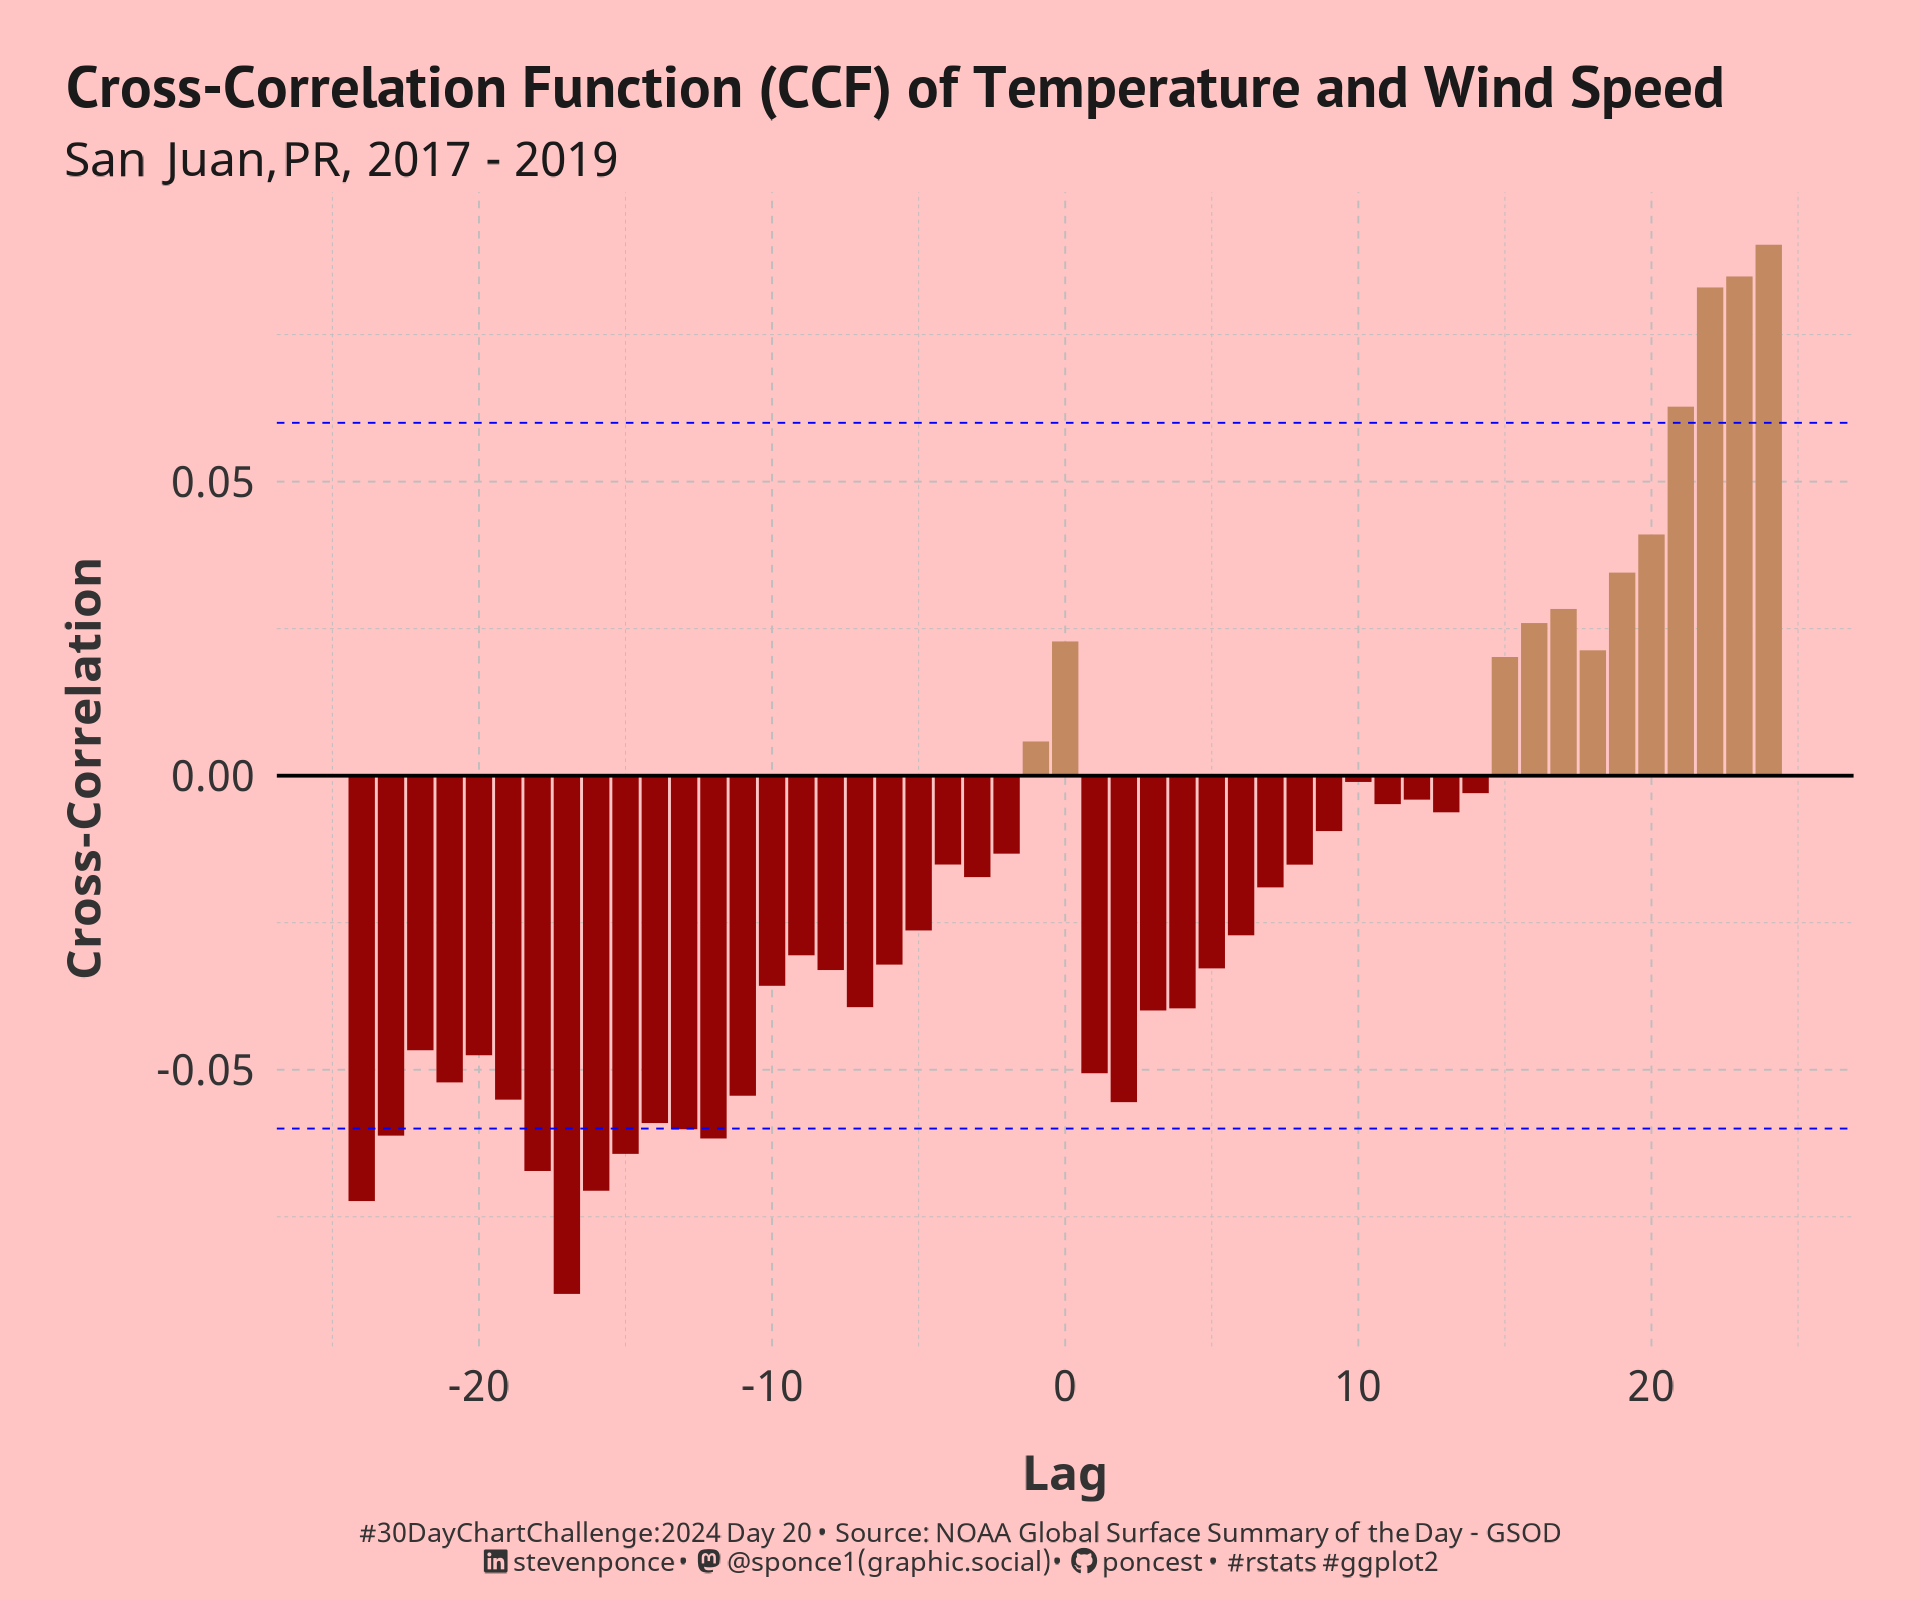

The script that drew this image:

## Challenge: #30DayChartChallenge 2024 day 20
## Topic:     Timeseries | correlations
## Author:    Steven Ponce
## Date:      2024-04-20

## Data:      NOAA - National Centers for Environmental Information
##            Global Surface Summary of the Day - GSOD
## Link:      https://www.ncei.noaa.gov/access/search/data-search/global-summary-of-the-day 

## Citation:
#' NOAA National Centers of Environmental Information. 1999. Global Surface Summary of the Day - GSOD. 1.0.
#' [SAN JUAN L M MARIN INTERNATIONAL AIRPORT, PR US (78526011641.csv)]. NOAA National Centers for Environmental Information. 
#' Date Range [2017 - 2019], Accessed [2024-04-20].


## 1. LOAD PACKAGES & SETUP ---- 
pacman::p_load(
  tidyverse,   # Easily Install and Load the 'Tidyverse'
  ggtext,      # Improved Text Rendering Support for 'ggplot2'
  showtext,    # Using Fonts More Easily in R Graphs
  janitor,     # Simple Tools for Examining and Cleaning Dirty Data
  skimr,       # Compact and Flexible Summaries of Data
  scales,      # Scale Functions for Visualization
  lubridate,   # Make Dealing with Dates a Little Easier
  MetBrewer,   # Color Palettes Inspired by Works at the Metropolitan Museum of Art
  MoMAColors,  # Color Palettes Inspired by Artwork at the Museum of Modern Art in New York City
  glue,        # Interpreted String Literals
  forecast     # Forecasting Functions for Time Series and Linear Models
)

### |- figure size ---- 
camcorder::gg_record( 
  dir    = here::here("temp_plots"), 
  device = "png",
  width  = 6,
  height = 5,
  units  = "in",
  dpi    = 320)

### |- resolution ---- 
showtext_opts(dpi = 320, regular.wt = 300, bold.wt = 800)


## 2. READ IN THE DATA ----

# List files of interest
my_file_path <- list.files(
  path = "2024/data/",
  pattern = "78526011641_",
  full.names = "TRUE"
)

# read the data and add data source column
weather_data_2017_2019 <- map(
  .x = my_file_path,
  \(my_file_path) read_csv(my_file_path) |>                                     # lambda function
    mutate(file = my_file_path)                                                 # add data source
  ) |> 
  list_rbind() |>                                                               # convert the list to a dataframe
  clean_names() |> 
  glimpse()


## 3. EXAMINING THE DATA ----
glimpse(weather_data_2017_2019)
skim(weather_data_2017_2019)
colnames(weather_data_2017_2019)


## 4. TIDYDATA ----

### |- tidy data ---

# Calculate Cross-Correlation
ccf_result <- stats::ccf(
  weather_data_2017_2019$temp,
  weather_data_2017_2019$wdsp,
  lag.max = 24,
  plot = FALSE,
  type = "correlation"
)

# Extract Cross-Correlation Data
ccf_data <- broom::tidy(ccf_result)


### |- plot data ---

# Add highlight column based on CCF value
ccf_data <- ccf_data %>%
  mutate(highlight = ifelse(acf > 0, "up", "down"))


# 5. VISUALIZATION ---- 
### |- plot aesthetics ---- 
bkg_col      <- colorspace::lighten('brown', 0.75) 
title_col    <- "gray10"             
subtitle_col <- "gray10"     
caption_col  <- "gray20"   
text_col     <- "gray20"     
col_palette  <- MoMAColors::moma.colors("Abbott", n = 5, type = "discrete") 

### |-  titles and caption ----
# icons
tt <- str_glue("#30DayChartChallenge: { 2024 } Day { 20 } &bull; Source: NOAA Global Surface Summary of the Day - GSOD<br>") 
li <- str_glue("<span style='font-family:fa6-brands'>&#xf08c;</span>")  
gh <- str_glue("<span style='font-family:fa6-brands'>&#xf09b;</span>")
mn <- str_glue("<span style='font-family:fa6-brands'>&#xf4f6;</span>")

# text
title_text    <- str_glue("Cross-Correlation Function (CCF) of Temperature and Wind Speed") 

subtitle_text <- str_glue("San Juan, PR, 2017 - 2019")

caption_text  <- str_glue("{tt} {li} stevenponce &bull; {mn} @sponce1(graphic.social) &bull; {gh} poncest &bull; #rstats #ggplot2")

### |-  fonts ----
font_add('fa6-brands', 'fonts/6.4.2/Font Awesome 6 Brands-Regular-400.otf')  
font_add_google("PT Sans", regular.wt = 400, family = "title")                 
font_add_google("Noto Sans", regular.wt = 400, family = "subtitle")  
font_add_google("Noto Sans", regular.wt = 400, family = "text")        
font_add_google("Noto Sans", regular.wt = 400,family = "caption")
showtext_auto(enable = TRUE)  

### |-  plot theme ----
theme_set(theme_minimal(base_size = 12, base_family = "text")) 

theme_update(
  plot.title.position   = "plot",
  plot.caption.position = "plot",
  legend.position       = "plot",
  plot.margin           = margin(t = 10, r = 15, b = 0, l = 15),               
  plot.background       = element_rect(fill = bkg_col, color = bkg_col),
  panel.background      = element_rect(fill = bkg_col, color = bkg_col),
  axis.title.x          = element_text(margin = margin(10, 0, 0, 0), size = rel(.9), color = text_col, family = "text", face = "bold"),
  axis.title.y          = element_text(margin = margin(0, 10, 0, 0), size = rel(.9), color = text_col, family = "text", face = "bold"),
  axis.text             = element_text(size = rel(.8), color = text_col, family = "text"),
  panel.grid.minor      = element_line(linetype = "dashed", linewidth = 0.1, color = "gray"),
  panel.grid.major      = element_line(linetype = "dashed", linewidth = 0.2, color = "gray")
) 

### |-  final plot ----  
ccf_data  |> 
  ggplot(aes(x = lag, y = acf, fill = highlight)) +
  
  # Geom
  geom_col(show.legend = FALSE) +  
  geom_hline(yintercept = 0, linewidth = 0.4, linetype = 'solid', color = 'black') +
  geom_hline(yintercept = 0.06, linewidth = 0.2, linetype = 'dashed', color = 'blue') +
  geom_hline(yintercept = -0.06, linewidth = 0.2, linetype = 'dashed', color = 'blue') +
  
  # Scale
  scale_x_continuous() + 
  scale_y_continuous() + 
  scale_fill_manual(values = col_palette) +
  coord_cartesian(clip = 'off') +
  
  # Labs
  labs(
    x = "Lag", 
    y = "Cross-Correlation", 
    title    = title_text,
    subtitle = subtitle_text,
    caption  = caption_text
  ) +
  
  # Theme
  theme(
    plot.title      = element_text(
      size          = rel(1.1),
      family        = "title",
      face          = "bold",
      color         = title_col,
      lineheight    = 1.1,
      margin        = margin(t = 5, b = 5)
    ),
    plot.subtitle   = element_markdown(
      size          = rel(.9), 
      family        = 'subtitle',
      color         = subtitle_col,
      lineheight    = 1.1, 
      margin        = margin(t = 0, b = 1)
    ),
    plot.caption    = element_markdown(
      size          = rel(.5),
      family        = "caption",
      color         = caption_col,
      lineheight    = 1.1,
      hjust         = 0.5,
      halign        = 0.5,
      margin        = margin(t = 5, b = 5)
    )
  )
  

# 6. SESSION INFO ----  
sessioninfo::session_info(include_base = TRUE) 

# ─ Session info ───────────────────────────────────────────────────────────────
# setting  value
# version  R version 4.3.3 (2024-02-29 ucrt)
# os       Windows 10 x64 (build 19045)
# system   x86_64, mingw32
# ui       RStudio
# language (EN)
# collate  English_United States.utf8
# ctype    English_United States.utf8
# tz       America/New_York
# date     2024-04-18
# rstudio  2023.12.1+402 Ocean Storm (desktop)
# pandoc   NA
# 
# ─ Packages ───────────────────────────────────────────────────────────────────
# ! package     * version    date (UTC) lib source
# P annotater     0.2.3      2024-01-26 [?] CRAN (R 4.3.3)
# P backports     1.4.1      2021-12-13 [?] CRAN (R 4.3.0)
# base        * 4.3.3      2024-02-29 [2] local
# P base64enc     0.1-3      2015-07-28 [?] CRAN (R 4.3.0)
# P bit           4.0.5      2022-11-15 [?] CRAN (R 4.3.0)
# P bit64         4.0.5      2020-08-30 [?] CRAN (R 4.3.0)
# P broom         1.0.5      2023-06-09 [?] CRAN (R 4.3.1)
# P camcorder     0.1.0      2022-10-03 [?] CRAN (R 4.3.0)
# cli           3.6.2      2023-12-11 [1] CRAN (R 4.3.3)
# P colorspace    2.1-0      2023-01-23 [?] CRAN (R 4.3.0)
# P commonmark    1.9.0      2023-03-17 [?] CRAN (R 4.3.0)
# P compiler      4.3.3      2024-02-29 [?] local
# cowplot       1.1.3      2024-01-22 [1] CRAN (R 4.3.3)
# P crayon        1.5.2      2022-09-29 [?] CRAN (R 4.3.0)
# P curl          5.2.0      2023-12-08 [?] RSPM (R 4.3.0)
# P datasets    * 4.3.3      2024-02-29 [?] local
# P digest        0.6.33     2023-07-07 [?] CRAN (R 4.3.1)
# P dplyr       * 1.1.4      2023-11-17 [?] RSPM (R 4.3.0)
# P fansi         1.0.6      2023-12-08 [?] RSPM (R 4.3.0)
# P farver        2.1.1      2022-07-06 [?] CRAN (R 4.3.0)
# P fastmap       1.1.1      2023-02-24 [?] CRAN (R 4.3.0)
# P forcats     * 1.0.0      2023-01-29 [?] CRAN (R 4.3.0)
# P forecast    * 8.22.0     2024-03-04 [?] CRAN (R 4.3.3)
# P fracdiff      1.5-3      2024-02-01 [?] CRAN (R 4.3.3)
# P generics      0.1.3      2022-07-05 [?] CRAN (R 4.3.0)
# P ggplot2     * 3.5.0      2024-02-23 [?] CRAN (R 4.3.2)
# ggstream      0.1.0      2021-05-06 [1] CRAN (R 4.3.3)
# P ggtext      * 0.1.2      2022-09-16 [?] CRAN (R 4.3.0)
# P ggthemes    * 5.1.0      2024-02-10 [?] CRAN (R 4.3.3)
# P gifski        1.12.0-2   2023-08-12 [?] CRAN (R 4.3.1)
# P glue        * 1.7.0      2024-01-09 [?] CRAN (R 4.3.2)
# P graphics    * 4.3.3      2024-02-29 [?] local
# P grDevices   * 4.3.3      2024-02-29 [?] local
# P grid          4.3.3      2024-02-29 [?] local
# P gridtext      0.1.5      2022-09-16 [?] CRAN (R 4.3.0)
# P gtable        0.3.4      2023-08-21 [?] CRAN (R 4.3.1)
# P here          1.0.1      2020-12-13 [?] CRAN (R 4.3.0)
# P hms           1.1.3      2023-03-21 [?] CRAN (R 4.3.0)
# P htmltools     0.5.7      2023-11-03 [?] RSPM (R 4.3.0)
# P janitor     * 2.2.0      2023-02-02 [?] CRAN (R 4.3.0)
# P jsonlite      1.8.8      2023-12-04 [?] RSPM (R 4.3.0)
# P knitr         1.45       2023-10-30 [?] RSPM (R 4.3.0)
# P labeling      0.4.3      2023-08-29 [?] CRAN (R 4.3.1)
# P lattice       0.22-5     2023-10-24 [?] CRAN (R 4.3.3)
# P lifecycle     1.0.4      2023-11-07 [?] CRAN (R 4.3.2)
# P lmtest        0.9-40     2022-03-21 [?] CRAN (R 4.3.0)
# P lubridate   * 1.9.3      2023-09-27 [?] RSPM (R 4.3.0)
# P magick        2.8.3      2024-02-18 [?] CRAN (R 4.3.3)
# P magrittr      2.0.3      2022-03-30 [?] CRAN (R 4.3.0)
# P markdown      1.12       2023-12-06 [?] CRAN (R 4.3.2)
# P Matrix        1.6-5      2024-01-11 [?] CRAN (R 4.3.3)
# P MetBrewer   * 0.2.0      2022-03-21 [?] CRAN (R 4.3.1)
# P methods     * 4.3.3      2024-02-29 [?] local
# P mgcv          1.9-1      2023-12-21 [?] CRAN (R 4.3.3)
# MoMAColors  * 0.0.0.9000 2024-03-31 [1] Github (BlakeRMills/MoMAColors@6f5d75d)
# P munsell       0.5.0      2018-06-12 [?] CRAN (R 4.3.0)
# P nlme          3.1-164    2023-11-27 [?] CRAN (R 4.3.3)
# P nnet          7.3-19     2023-05-03 [?] CRAN (R 4.3.3)
# P pacman        0.5.1      2019-03-11 [?] CRAN (R 4.3.0)
# P parallel      4.3.3      2024-02-29 [?] local
# P patchwork     1.2.0      2024-01-08 [?] CRAN (R 4.3.2)
# P pillar        1.9.0      2023-03-22 [?] CRAN (R 4.3.0)
# P pkgconfig     2.0.3      2019-09-22 [?] CRAN (R 4.3.0)
# P pkgload       1.3.4      2024-01-16 [?] RSPM (R 4.3.0)
# P purrr       * 1.0.2      2023-08-10 [?] CRAN (R 4.3.1)
# P quadprog      1.5-8      2019-11-20 [?] CRAN (R 4.3.0)
# P quantmod      0.4.26     2024-02-14 [?] CRAN (R 4.3.3)
# P R.cache       0.16.0     2022-07-21 [?] CRAN (R 4.3.2)
# P R.methodsS3   1.8.2      2022-06-13 [?] CRAN (R 4.3.1)
# P R.oo          1.26.0     2024-01-24 [?] CRAN (R 4.3.2)
# P R.utils       2.12.3     2023-11-18 [?] CRAN (R 4.3.2)
# P R6            2.5.1      2021-08-19 [?] CRAN (R 4.3.0)
# P ragg          1.2.7      2023-12-11 [?] RSPM (R 4.3.0)
# Rcpp          1.0.12     2024-01-09 [1] CRAN (R 4.3.3)
# P readr       * 2.1.5      2024-01-10 [?] CRAN (R 4.3.2)
# renv          1.0.5      2024-02-29 [1] CRAN (R 4.3.3)
# P repr          1.1.6      2023-01-26 [?] CRAN (R 4.3.0)
# P rlang         1.1.3      2024-01-10 [?] CRAN (R 4.3.2)
# P rprojroot     2.0.4      2023-11-05 [?] RSPM (R 4.3.0)
# P rstudioapi    0.15.0     2023-07-07 [?] CRAN (R 4.3.1)
# P rsvg          2.6.0      2023-10-08 [?] RSPM (R 4.3.0)
# P scales      * 1.3.0      2023-11-28 [?] CRAN (R 4.3.2)
# P sessioninfo   1.2.2      2021-12-06 [?] CRAN (R 4.3.0)
# P showtext    * 0.9-7      2024-03-02 [?] CRAN (R 4.3.3)
# P showtextdb  * 3.0        2020-06-04 [?] CRAN (R 4.3.0)
# P skimr       * 2.1.5      2022-12-23 [?] CRAN (R 4.3.0)
# P snakecase     0.11.1     2023-08-27 [?] CRAN (R 4.3.1)
# P splines       4.3.3      2024-02-29 [?] local
# P stats       * 4.3.3      2024-02-29 [?] local
# P stringi       1.8.3      2023-12-11 [?] RSPM (R 4.3.0)
# P stringr     * 1.5.1      2023-11-14 [?] RSPM (R 4.3.0)
# P styler        1.10.2     2023-08-29 [?] CRAN (R 4.3.2)
# P svglite       2.1.1      2023-01-10 [?] CRAN (R 4.3.0)
# P sysfonts    * 0.8.9      2024-03-02 [?] CRAN (R 4.3.3)
# P systemfonts   1.0.5      2023-10-09 [?] RSPM (R 4.3.0)
# P textshaping   0.3.6      2021-10-13 [?] CRAN (R 4.3.0)
# P tibble      * 3.2.1      2023-03-20 [?] CRAN (R 4.3.0)
# P tidyr       * 1.3.1      2024-01-24 [?] CRAN (R 4.3.2)
# tidyselect    1.2.1      2024-03-11 [1] CRAN (R 4.3.3)
# P tidyverse   * 2.0.0      2023-02-22 [?] CRAN (R 4.3.0)
# P timechange    0.2.0      2023-01-11 [?] CRAN (R 4.3.0)
# P timeDate      4032.109   2023-12-14 [?] CRAN (R 4.3.2)
# P tools         4.3.3      2024-02-29 [?] local
# P tseries       0.10-55    2023-12-06 [?] CRAN (R 4.3.3)
# P TTR           0.24.4     2023-11-28 [?] CRAN (R 4.3.3)
# P tzdb          0.4.0      2023-05-12 [?] CRAN (R 4.3.0)
# P urca          1.3-3      2022-08-29 [?] CRAN (R 4.3.0)
# P utf8          1.2.4      2023-10-22 [?] CRAN (R 4.3.2)
# P utils       * 4.3.3      2024-02-29 [?] local
# P vctrs         0.6.5      2023-12-01 [?] CRAN (R 4.3.2)
# P vroom         1.6.5      2023-12-05 [?] RSPM (R 4.3.0)
# P withr         3.0.0      2024-01-16 [?] CRAN (R 4.3.2)
# P xfun          0.41       2023-11-01 [?] CRAN (R 4.3.2)
# P xml2          1.3.6      2023-12-04 [?] RSPM (R 4.3.0)
# P xts           0.13.2     2024-01-21 [?] CRAN (R 4.3.3)
# P zoo           1.8-12     2023-04-13 [?] CRAN (R 4.3.0)
# 
# [1] C:/Users/poncest/OneDrive - Bristol Myers Squibb/RStudio/_CHALLENGES/30DayChartChallenge/renv/library/R-4.3/x86_64-w64-mingw32
# [2] C:/Users/poncest/AppData/Local/R/cache/R/renv/sandbox/R-4.3/x86_64-w64-mingw32/07866f9d
# 
# P ── Loaded and on-disk path mismatch.
# 
# ──────────────────────────────────────────────────────────────────────────────
# > 
